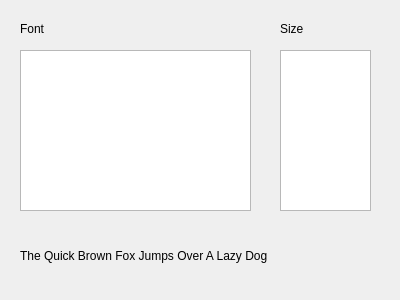
<?xml version="1.0" encoding="UTF-8"?>
<ui version="4.0">
 <class>InterfaceCfg_EditFonts</class>
 <widget class="QWidget" name="InterfaceCfg_EditFonts">
  <property name="geometry">
   <rect>
    <x>0</x>
    <y>0</y>
    <width>400</width>
    <height>300</height>
   </rect>
  </property>
  <property name="windowTitle">
   <string>Form</string>
  </property>
  <widget class="QLabel" name="label">
   <property name="geometry">
    <rect>
     <x>20</x>
     <y>20</y>
     <width>66</width>
     <height>17</height>
    </rect>
   </property>
   <property name="text">
    <string>Font</string>
   </property>
  </widget>
  <widget class="QLabel" name="label_2">
   <property name="geometry">
    <rect>
     <x>280</x>
     <y>20</y>
     <width>66</width>
     <height>17</height>
    </rect>
   </property>
   <property name="text">
    <string>Size</string>
   </property>
  </widget>
  <widget class="QListWidget" name="listFonts">
   <property name="geometry">
    <rect>
     <x>20</x>
     <y>50</y>
     <width>231</width>
     <height>161</height>
    </rect>
   </property>
  </widget>
  <widget class="QListWidget" name="listSize">
   <property name="geometry">
    <rect>
     <x>280</x>
     <y>50</y>
     <width>91</width>
     <height>161</height>
    </rect>
   </property>
  </widget>
  <widget class="QLabel" name="lblSample">
   <property name="geometry">
    <rect>
     <x>20</x>
     <y>230</y>
     <width>351</width>
     <height>51</height>
    </rect>
   </property>
   <property name="text">
    <string>The Quick Brown Fox Jumps Over A Lazy Dog</string>
   </property>
  </widget>
 </widget>
 <resources/>
 <connections/>
</ui>
